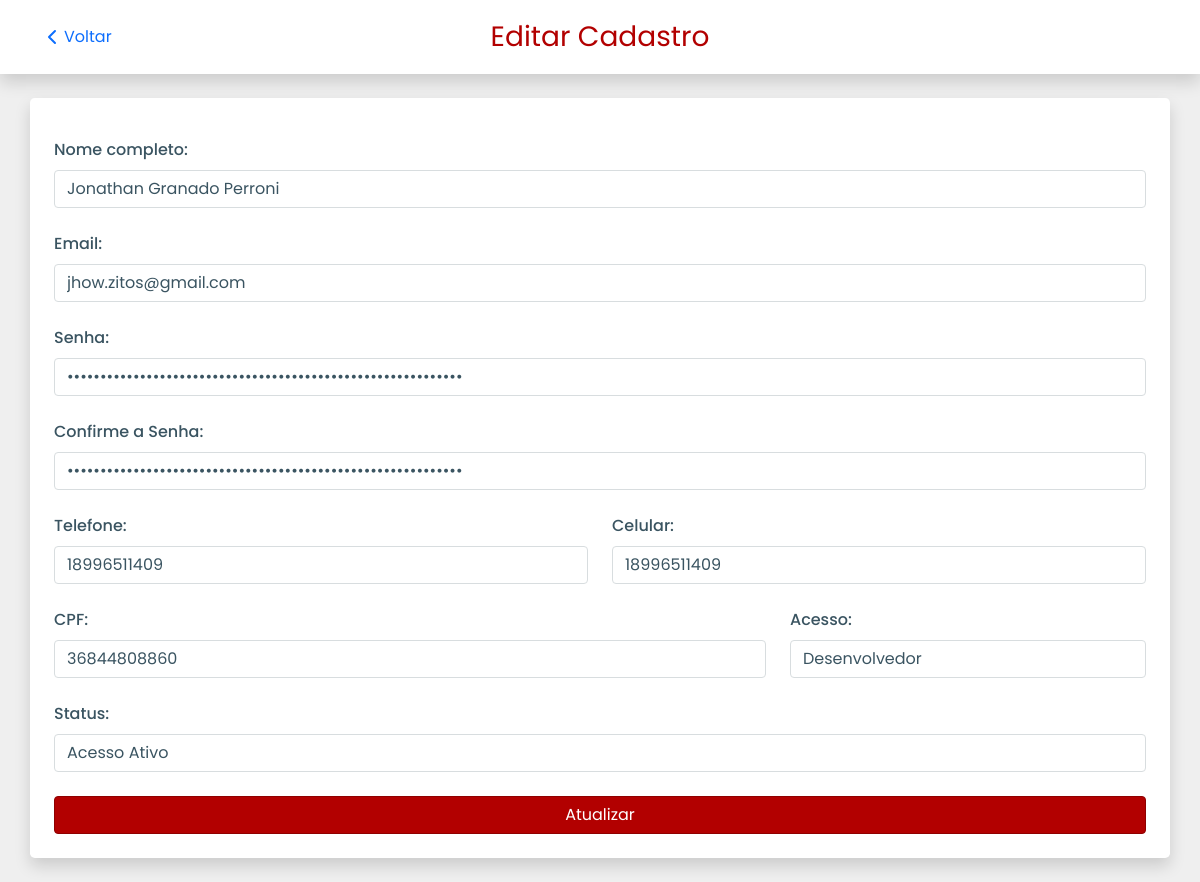
The app's page /Dev/DevSidebar/editar/editarDev.php?codigo=8 (signed in) with its own data.
### tables this page shows
CREATE TABLE `tbdev` (
  `codigo` int(11) NOT NULL,
  `nome` varchar(100) NOT NULL,
  `cpf` varchar(20) NOT NULL,
  `email` varchar(220) NOT NULL,
  `password` varchar(220) NOT NULL,
  `telefone` varchar(30) DEFAULT NULL,
  `celular` varchar(30) DEFAULT NULL,
  `acesso` varchar(15) DEFAULT NULL,
  `codigo_autenticacao` varchar(8) DEFAULT NULL,
  `chave_recuperar_senha` varchar(220) DEFAULT NULL,
  `data_codigo_autenticacao` datetime DEFAULT NULL,
  `statusDev` tinyint(1) DEFAULT 0
);

### Dev/DevSidebar/editar/editarDev.php (the view, shortened to what this page needs)
<?php
include("../../../conexao/conexao.php");
if (isset($_GET['codigo'])) {
    $codigo = $_GET['codigo'];
    $codigo = $conn->real_escape_string($codigo);
    $sql = "SELECT * FROM tbdev WHERE codigo = $codigo";
    $result = $conn->query($sql);
    if ($result->num_rows > 0) {
        $row = $result->fetch_assoc();
    } else {
        echo "Registro não encontrado!";
        exit;
    }
} else {
    echo "ID não fornecido!";
    exit;
}
?>
<!DOCTYPE html>
<html lang="pt-BR">
<head>
    <link rel="stylesheet" href="../src/output.css">
    <link href="https://cdn.jsdelivr.net/npm/bootstrap@5.0.2/dist/css/bootstrap.min.css" rel="stylesheet">
    <link rel="stylesheet" href="../../DevCss/defaults.css">
    <link rel="stylesheet" href="../../DevCss/cadastrar_admin.css">
</head>
<body class="w-100 h-auto d-flex flex-column align-items-center">
    <header class="container-fluid d-flex justify-content-center align-items-center bg-white py-2 px-4 shadow">
        <a href="../list/listadevNew.php" class="d-flex align-items-center position-absolute start-0 ms-4 nav-link">
            <svg xmlns="http://www.w3.org/2000/svg" width="24" height="24" viewBox="0 0 24 24" fill="none" stroke="currentColor" stroke-width="2" stroke-linecap="round" stroke-linejoin="round" class="lucide lucide-chevron-left"><path d="m15 18-6-6 6-6"/></svg>
            <span class="fw-medium">Voltar</span>
        </a>
        <a href="" class="nav-link fs-3 fw-medium text-primary">Editar Cadastro</a>
    </header>
    <div class="container-sm my-4 bg-white shadow p-4 rounded-3">
    <form action="attDev.php" method="POST" class="d-flex flex-column gap-4">
    <div>
        <label for="nome" class="form-label">Nome completo:</label>
        <input type="text" name="nome" placeholder="Insira o nome completo" required class="form-control" value="<?php echo htmlspecialchars($row['nome']);?>">
    </div>
    <div>
        <label for="email" class="form-label">Email:</label>
        <input type="email" name="email" placeholder="Insira o email" required class="form-control" value="<?php echo htmlspecialchars($row['email']);?>">
    </div>
    <div>
        <label for="password" class="form-label">Senha:</label>
        <?php
            $senha_visivel = htmlspecialchars($row['password']);
        ?>
        <input type="password" name="password" placeholder="Insira a senha" required class="form-control"  value="<?php echo $senha_visivel; ?>">
    </div>
    <div>
        <label for="password2" class="form-label">Confirme a Senha:</label>
        <input type="password" name="password2" placeholder="Confirme a senha" required class="form-control"  value="<?php echo $senha_visivel; ?>">
    </div>
    <div class="breakable-row d-flex justify-between gap-4">
        <div class="w-100">
            <label for="telefone" class="form-label">Telefone:</label>
            <input type="tel" name="telefone" placeholder="Insira o número de telefone" class="form-control" value="<?php echo htmlspecialchars($row['telefone']);?>">
        </div>
        <div class="w-100">
            <label for="celular" class="form-label">Celular:</label>
            <input type="tel" name="celular" placeholder="Insira o número de celular" required class="form-control" value="<?php echo htmlspecialchars($row['celular']);?>">
        </div>
    </div>
    <div class="breakable-row d-flex justify-between gap-4">
        <div class="w-100">
            <label for="cpf" class="form-label">CPF:</label>
            <input type="text" name="cpf" placeholder="Insira o CPF" required class="form-control" value="<?php echo htmlspecialchars($row['cpf']);?>">
        </div>
        <div class="w-50">
           <label for="acesso" class="form-label">Acesso:</label>
           <input type="text" name="acesso" id="acesso" required class="form-control" value="<?php echo htmlspecialchars($row['acesso']); ?>" placeholder="Digite o nível de acesso">
        </div>
    </div>
    <div >
    <label for="statusDev" class="form-label">Status:</label>
    <select name="statusDev" id="statusDev" class="form-control " onchange="this.form.submit()">
        <option value="1" <?php echo ($row['statusDev'] == '1') ? 'selected' : ''; ?>>Acesso Ativo</option>
    </select>
</div>
    <button type="submit" class="btn btn-primary">Atualizar</button>
</form>
    </div>
    </body>

### Dev/DevCss/defaults.css (style rules this page uses)
:root { --primary: #b20000; --primary-emphasis: #8e0000; --primary-light: #f0bebe; --secondary: #3a5461; --secondary-emphasis: #23323a; --light-grey: #d8dddf; --grey: #9daab0; --dark-grey: #273336; --off-black: #141617; --off-white: #efefef; }
* { box-sizing: border-box !important; font-family: "Poppins", sans-serif !important; }
body { width: 100% !important; display: flex !important; flex-direction: column !important; background-color: var(--off-white) !important; }
.text-primary { color: var(--primary) !important; }
.btn-primary { background-color: var(--primary) !important; border-color: var(--primary-emphasis) !important; }
.form-label { color: var(--secondary) !important; font-weight: 500 !important; }
.form-control, .form-select { color: var(--secondary) !important; border-color: var(--light-grey) !important; }
.form-control::placeholder { color: var(--grey) !important; }

### records on screen
tbdev: nome "Jonathan Granado Perroni", email "jhow.zitos@gmail.com", telefone "18996511409", celular "18996511409", cpf "36844808860", acesso "Desenvolvedor", statusDev "Acesso Ativo"
